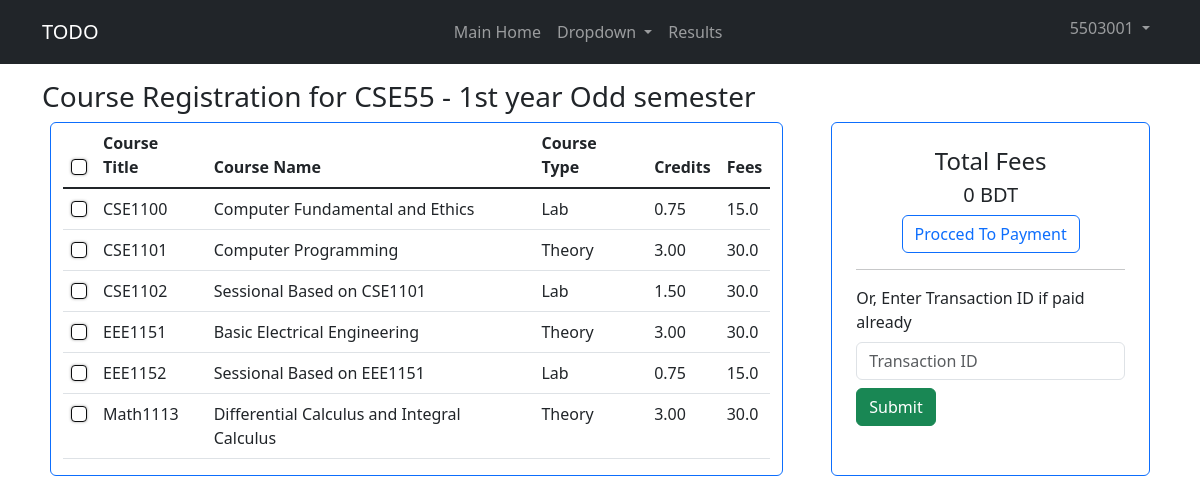
/student/course-reg (signed in), run on an earlier commit of the app's database.
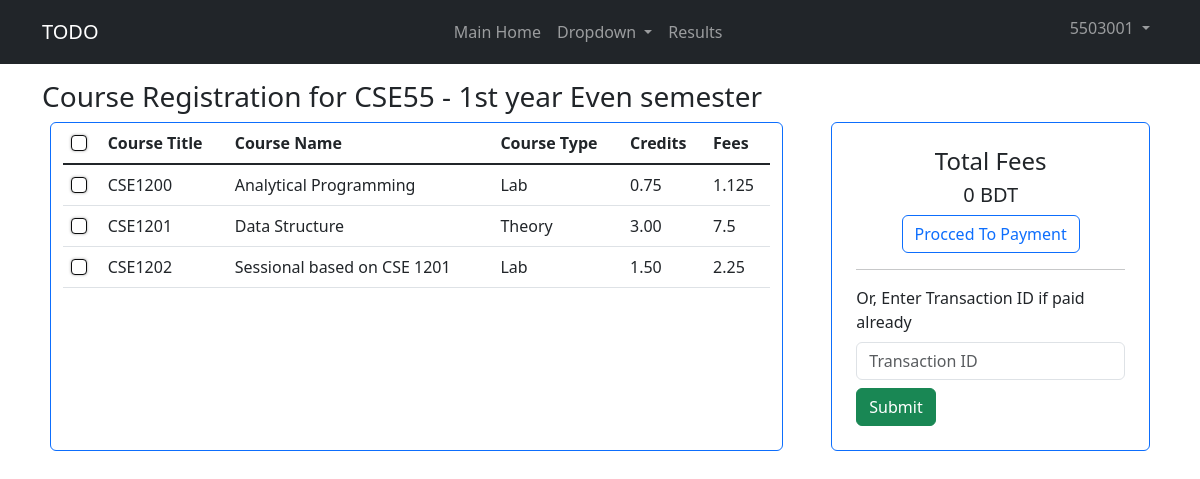
And on a later commit of the database.
### students/models.py (models this page shows, shortened)
class Student(Person):
    roll = models.CharField(unique=True, max_length=7)
    dept = models.ForeignKey(
        Department, on_delete=models.CASCADE, related_name="students"
    )
    section = models.ForeignKey(
        Section, on_delete=models.CASCADE, related_name="students"
    )
    series = models.ForeignKey(
        Series, on_delete=models.CASCADE, related_name="students"
    )
    cgpa = models.DecimalField(max_digits=3, decimal_places=2 ,null=True, blank=True)
    user = models.OneToOneField(
        User, on_delete=models.SET_NULL, null=True, blank=True, related_name="student"
    )
    class Meta:
        ordering = ['roll']

### departments/models.py (models this page shows, shortened)
class Series(models.Model):
    id = models.AutoField(primary_key=True)
    name = models.CharField(max_length=10, unique=True)  # Ex - CSE99
    department = models.ForeignKey(
        Department, on_delete=models.CASCADE, related_name="series"
    )
    admit_year = models.IntegerField(unique=True)
    running_semester = models.OneToOneField(
        Semester, on_delete=models.CASCADE, related_name="running_series"
    )
    is_running = models.BooleanField(default=True)
    end_year = models.IntegerField(null=True, blank=True)
    maximum_students = models.IntegerField(null=True, blank=True)
    exam_status = models.CharField(max_length=10, choices=[
        ("NR", "Not Running"),
        ("R", "Running"),
        ("F", "Finished")
    ], default="NR")

class Semester(models.Model):
    id = models.AutoField(primary_key=True)
    sem_no = models.IntegerField()
    year = models.CharField(max_length=4)
    year_sem = models.CharField(max_length=4)
    dept = models.ForeignKey(
        Department, on_delete=models.CASCADE, related_name="semesters"
    )
    class Meta:
        constraints = [
            models.UniqueConstraint(fields=["sem_no", "dept"], name="unique_semester")
        ]
    def __str__(self) -> str:
        return f"{self.year} year {self.year_sem} semester"

class Course(models.Model):
    id = models.AutoField(primary_key=True)
    th = "Theory"
    lab = "Lab"
    type_choices = [(th, "Theory"), (lab, "Lab")]
    title = models.CharField(max_length=10, unique=True)  # ex - CSE1100
    name = models.CharField(max_length=64)
    type = models.CharField(max_length=10, choices=type_choices, default=th)
    semester = models.ForeignKey(
        Semester, on_delete=models.CASCADE, related_name="courses"
    )
    isAllocated = models.BooleanField(default=False)
    credit = models.DecimalField(max_digits=3, decimal_places=2)
    department = models.ForeignKey(
        Department, on_delete=models.CASCADE, related_name="courses"
    )
    description = models.JSONField(null=True, blank=True)
    class Meta:
        ordering = ["semester", "title"]
    def isTheoryCourse(self):
        return self.type == self.th

### students/views.py (the view, shortened to what this page needs)
# urls.py: path('course-reg', views.courseReg, name='courseReg'),
def courseReg(request):
    try:
        student = Student.objects.get(user=request.user)
        series = student.series
        courses = Course.objects.filter(semester=series.running_semester)
        fees = json.loads(series.courseReg.fee)
        cd = {
            c.title: {
                "name": c.name,
                "credits": c.credit,
                "type": c.type,
                "fee": float(c.credit)
                * (fees["theory"] if c.isTheoryCourse() else fees["lab"]),
            }
            for c in courses
        }
        return render(
            request,
            "students/courseReg.html",
            {
                "student": student,
                "courses": cd,
            },
        )
    except Student.DoesNotExist:
        messages.error(request, "Login as a student first")
        return HttpResponseRedirect(reverse("students:login"))

### students/templates/students/courseReg.html (shortened to what this page needs)
{%extends "students/home.html" %}
{%block content%}
<div class="container">
  <h3 class="mt-3">Course Registration for {{student.series.name}} - {{student.series.running_semester}}</h3>
  <form method="post" id="regForm">
    <div class="row mb-3 mx-2">
      <div class="col-md-8 border border-primary rounded">
        <div class="table-responsive">
          <table class="table">
            <thead>
              <tr>
                <th scope="col">
                  <input class="form-check-input" title="Check All" type="checkbox" value="all" id="check-all"
                    name="all-courses">
                </th>
                <th scope="col">Course Title</th>
                <th scope="col">Course Name</th>
                <th scope="col">Course Type</th>
                <th scope="col">Credits</th>
                <th scope="col">Fees</th>
              </tr>
            </thead>
            <tbody class="table-group-divider">
              {% for k,v in courses.items %}
              <tr>
                <th scope="row">
                  <input class="form-check-input check-course" type="checkbox" value="{{k}}" id="{{k}}" name="courses"
                    data-fee="{{v.fee}}">
                </th>
                <td><label class="form-check-label" for="{{k}}">
                    {{k}}</td>
                <td><label class="form-check-label" for="{{k}}">
                    {{v.name}}
                  </label></td>
                <td><label class="form-check-label" for="{{k}}">
                    {{v.type}}
                  </label></td>
                <td><label class="form-check-label" for="{{k}}">
                    {{v.credits}}
                  </label></td>
                <td><label class="form-check-label" for="{{k}}">
                    {{v.fee}}
                  </label></td>
              </tr>
              {%endfor%}
            </tbody>
          </table>
        </div>
      </div>
      <div class="col border border-primary rounded ms-5 p-4" id="fee-div">
        <div class="text-center">
          <h4>Total Fees</h4>
          <h5 title="Fees are rounded to next integer"><span id="total-fee">0</span> BDT</h5>
          <button type="button" class="btn btn-outline-primary" value="proceed" name="proceed" data-bs-toggle="modal"
            data-bs-target="#confirm-payment-modal" id="open-modal">Procced To Payment</button>
        </div>
        <hr>
        <label for="IxId" id="t-id" class="form-label">Or, Enter Transaction ID if paid already</label>
        <input type="text" id="TxId" class="form-control" name="txn_id" placeholder="Transaction ID">
        <button type="submit" class="btn btn-success mt-2" value="submit" name="submit">Submit</button>
      </div>
    </div>
  </form>
</div>
{%endblock%}

What changed in the data, as far as the page shows it:
no longer on this page (row unchanged): Course: courses "CSE1100", name "Computer Fundamental and Ethics", type "Lab", credits "0.75"
no longer on this page (row unchanged): Course: courses "CSE1101", name "Computer Programming", type "Theory", credits "3.00"
no longer on this page (row unchanged): Course: courses "CSE1102", name "Sessional Based on CSE1101", type "Lab", credits "1.50"
no longer on this page (row unchanged): Course: courses "EEE1151", name "Basic Electrical Engineering", type "Theory", credits "3.00"
no longer on this page (row unchanged): Course: courses "EEE1152", name "Sessional Based on EEE1151", type "Lab", credits "0.75"
no longer on this page (row unchanged): Course: courses "Math1113", name "Differential Calculus and Integral Calculus", type "Theory", credits "3.00"
changed Student "CSE55": series.running_semester "1st year Odd semester" → "1st year Even semester"
added Course: courses "CSE1200", name "Analytical Programming", type "Lab", credits "0.75"
added Course: courses "CSE1201", name "Data Structure", type "Theory", credits "3.00"
added Course: courses "CSE1202", name "Sessional based on CSE 1201", type "Lab", credits "1.50"
Also different on the page:
new list line: "☐ 1.125"
new list line: "☐ 7.5"
new list line: "☐ 2.25"
list line gone: "☐ 15.0"
list line gone: "☐ 30.0"
